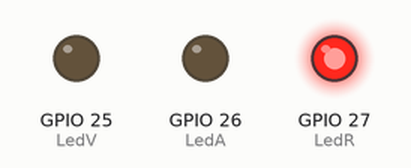
Recording of a sketch running on a simulated ESP32. On the bench: output pins drawn as LEDs (lit = HIGH).

Above: at 1.5 s.
At 6.0 s:
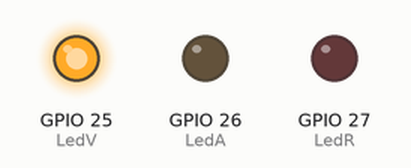
At 8.2 s:
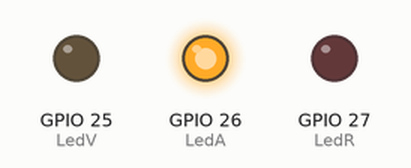
Timing chart, 0 to 11.7 s (numbered marks = the images above):
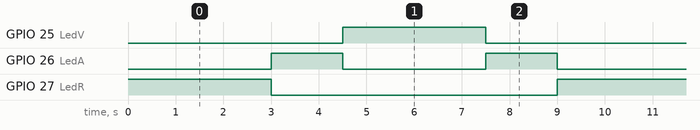

The sketch:

TrafficLight.ino
```cpp
int LedR = 27;
int LedA = 26;
int LedV = 25;


void setup()
{
  pinMode(LedR, OUTPUT);
  pinMode(LedA, OUTPUT);
  pinMode(LedV, OUTPUT);
}

void loop()
{
  digitalWrite(LedR, HIGH);
  delay(3000);
  apagatd();
  digitalWrite(LedA, HIGH);
  delay(1500);
  apagatd();
  digitalWrite(LedV, HIGH);
  delay(3000);
  apagatd();
  digitalWrite(LedA, HIGH);
  delay(1500);
  apagatd();


}

void apagatd()
{
  digitalWrite(LedR, LOW);
  digitalWrite(LedA, LOW);
  digitalWrite(LedV, LOW);
}
```

Measured:
- by itself, GPIO 25 (LedV), GPIO 27 (LedR): alternates HIGH for 3.0 s and LOW for 6.0 s
- by itself, GPIO 26 (LedA): alternates HIGH for 1.5 s and LOW for 3.0 s
- by itself, everything shown: repeats every 9.0 s, in 5 steps
